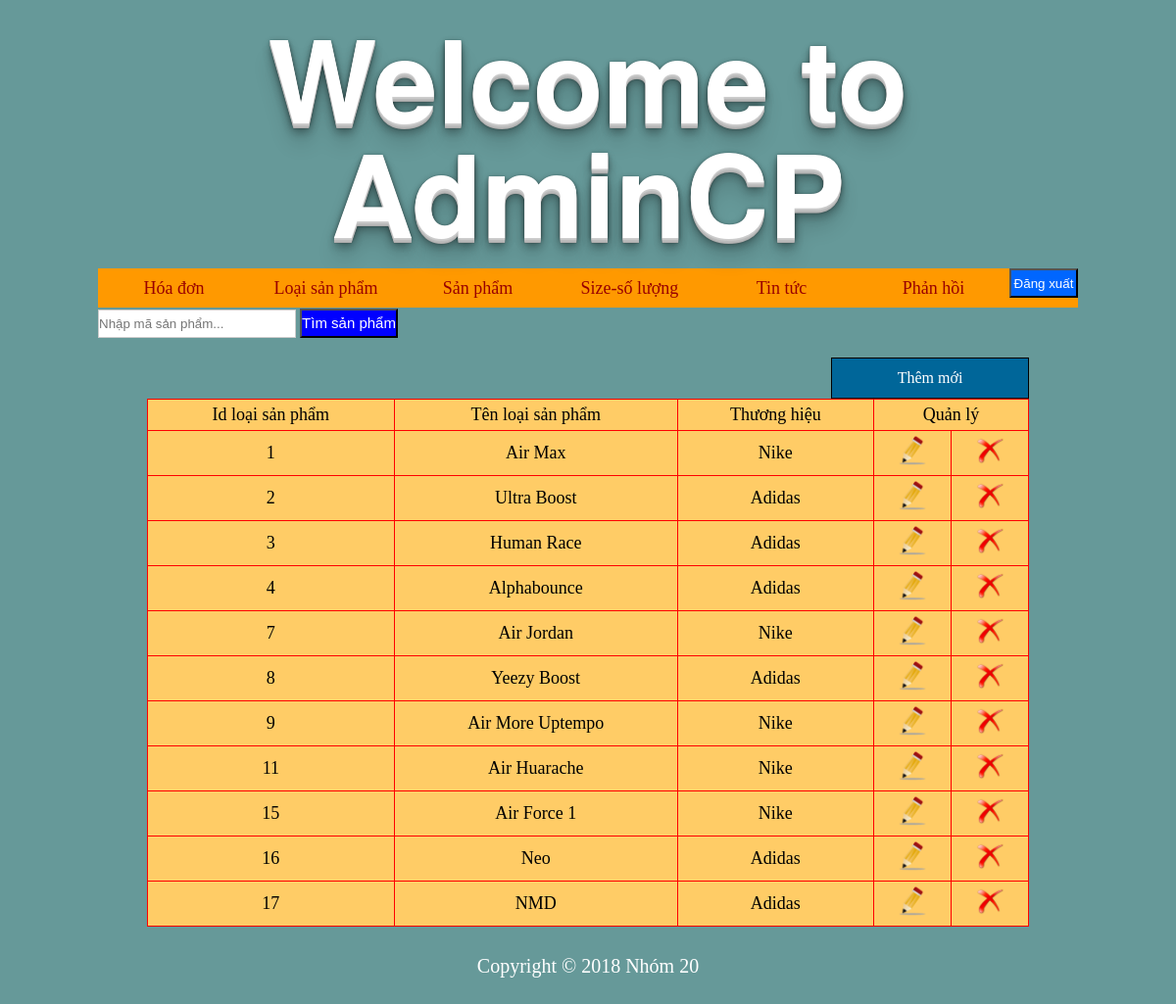
/admincp/index.php?quanly=loaisp&ac=lietke (signed in), run on the app's committed database.
### tables this page shows
CREATE TABLE `loaisp` (
  `idloaisp` int(11) NOT NULL,
  `tenloaisp` varchar(255) NOT NULL,
  `idthuonghieu` tinyint(1) NOT NULL COMMENT '0:Adidas - 1:Nike'
);

CREATE TABLE `thuonghieu` (
  `idthuonghieu` tinyint(1) NOT NULL,
  `tenthuonghieu` varchar(255) NOT NULL
);

### admincp/modules/quanlyloaisp/lietke.php (the view)
<?php
  $sql_lietke ="select * from loaisp,thuonghieu where loaisp.idthuonghieu=thuonghieu.idthuonghieu order by idloaisp asc ";
  $row_lietke =mysqli_query($conn,$sql_lietke);
?>
<div class ="button_them">
  <a href ="index.php?quanly=loaisp&ac=them">Thêm mới</a>
</div>
<table width="100%" border="1">
  <tr>
    <td>Id loại sản phẩm</td>
    <td>Tên loại sản phẩm</td>
    <td>Thương hiệu</td>
    <td colspan="2">Quản lý</td>
  </tr>
  <?php
  while($dong=mysqli_fetch_array($row_lietke)){
  ?>
  <tr>
    <td><?php echo $dong['idloaisp'];?></td>
    <td><?php echo $dong['tenloaisp'] ?></td>
    <td><?php echo $dong['tenthuonghieu'] ?></td>
    <td>
      <a href="index.php?quanly=loaisp&ac=sua&id=<?php echo $dong['idloaisp'] ?>">
        <center><img src="../Images/edit.png" width="30" height="30" /></center>
      </a>
    </td>
    <td>
      <a href="modules/quanlyloaisp/xuly.php?id=<?php echo $dong['idloaisp'] ?>">
        <center><img src="../Images/delete.png" width="30" height="30" /></center>
      </a>
    </td>
  </tr>
  <?php
  }
  ?>
</table>

### admincp/index.php (shortened to what this page needs)
<!DOCTYPE html>
<html>
    <head lang="vi">
        <link rel="stylesheet" type="text/css" href="style/admincp.css" />
    </head>
    <body>
        <?php
        include('modules/header.php');
        ?>
        <div class="wrapper">
            <?php
            include('modules/menu.php');
            include('modules/content.php');
            include('modules/footer.php');
            ?>
        </div>
    </body>
</html>

### admincp/modules/header.php
<div class="header">
    <h3>Welcome to AdminCP</h3>
</div>

### admincp/modules/menu.php (shortened to what this page needs)
<div class="menu">
    <ul>
        <li><a href="index.php?quanly=hoadon&ac=lietke">Hóa đơn</a></li>
        <li><a href="index.php?quanly=loaisp&ac=lietke">Loại sản phẩm</a></li>
        <li><a href="index.php?quanly=sanpham&ac=lietke">Sản phẩm</a></li>
        <li><a href="index.php?quanly=size_soluong&ac=lietke">Size-số lượng</a></li>
        <li><a href="index.php?quanly=tintuc&ac=lietke">Tin tức</a></li>
        <li><a href="index.php?quanly=phanhoi&ac=lietke">Phản hồi</a></li>
        <form action="" method="post" enctype="multipart/form-data">
            <input type="submit" name="logout" value="Đăng xuất" style="background:#06F;color:#fff;width:70px;height:30px;"/>
        </form>
    </ul>
</div>
<form action="index.php?quanly=timkiem&ac=sp" method="post" enctype="multipart/form-data">
    <p>
        <input type="text" name="masp" placeholder="Nhập mã sản phẩm..." id="timkiem" required="required" />
        <input type="submit" id="button_timkiem" name="timkiem" value="Tìm sản phẩm" />
    </p>
</form>

### admincp/modules/content.php (shortened to what this page needs)
<div class="content">
    <div class="box_contains">
        <?php
        if (isset($_GET['quanly']) && $_GET['ac']) {
            $tam = $_GET['quanly'];
            $tam1 = $_GET['ac'];
        } else {
            $tam = '';
        }
        if (($tam == 'loaisp') && ($tam1 == 'lietke')) {
            include('modules/quanlyloaisp/lietke.php');
        } elseif (($tam == 'loaisp') && ($tam1 == 'sua')) {
            include('modules/quanlyloaisp/sua.php');
        } elseif (($tam == 'loaisp') && ($tam1 == 'them')) {
            include('modules/quanlyloaisp/them.php');
        } elseif (($tam == 'size_soluong') && ($tam1 == 'lietke')) {
            include('modules/quanlysize_soluong/lietke.php');
        } elseif (($tam == 'size_soluong') && ($tam1 == 'sua')) {
            include('modules/quanlysize_soluong/sua.php');
        } elseif (($tam == 'size_soluong') && ($tam1 == 'them')) {
            include('modules/quanlysize_soluong/them.php');
        } elseif (($tam == 'sanpham') && ($tam1 == 'them')) {
            include('modules/quanlysanpham/them.php');
        } elseif (($tam == 'sanpham') && ($tam1 == 'lietke')) {
            include('modules/quanlysanpham/lietke.php');
        } elseif (($tam == 'sanpham') && ($tam1 == 'sua')) {
            include('modules/quanlysanpham/sua.php');
        } elseif (($tam == 'tintuc') && ($tam1 == 'them')) {
            include('modules/quanlytintuc/them.php');
        } elseif (($tam == 'tintuc') && ($tam1 == 'lietke')) {
            include('modules/quanlytintuc/lietke.php');
        } elseif (($tam == 'tintuc') && ($tam1 == 'sua')) {
            include('modules/quanlytintuc/sua.php');
        } elseif (($tam == 'hoadon') && ($tam1 == 'lietke')) {
            include('modules/quanlyhoadon/lietke.php');
        } elseif (($tam == 'hoadon') && ($tam1 == 'sua')) {
            include('modules/quanlyhoadon/sua.php');
        } elseif (($tam == 'gallery') && ($tam1 == 'them')) {
            include('modules/gallery/them.php');
        } elseif (($tam == 'gallery') && ($tam1 == 'lietke')) {
            include('modules/gallery/lietke.php');
        } elseif (($tam == 'gallery') && ($tam1 == 'sua')) {
            include('modules/gallery/sua.php');
        } elseif (($tam == 'phanhoi') && ($tam1 == 'lietke')) {
            include('modules/quanlyphanhoi/lietke.php');
        } elseif (($tam == 'timkiem') && ($tam1 == 'sp')) {
            include('modules/timkiem/timkiem.php');
        } else {
            include('modules/quanlysanpham/lietke.php');
        }
        ?>
    </div>
</div>

### admincp/modules/footer.php
<div class="footer">
    Copyright © 2018 Nhóm 20
</div>

### admincp/style/admincp.css (style rules this page uses)
body { background:#669999; }
* { padding:0; margin:0; }
table { border-collapse:collapse; width:100%; background-color:#FC6; border:1px solid #F00; }
table tr td { color:#000; font-size:18px; text-align: center; padding:5px; }
input { width:100%; height:20px; }
.wrapper { width:1000px; height:auto; margin:auto; }
.header { width: auto; text-align: center; color: white; font: bold 100px/1 "Helvetica Neue", Helvetica, Arial, sans-serif; text-shadow: 0 1px 0 #ccc, 0 2px 0 #c9c9c9, 0 3px 0 #bbb, 0 4px 0 #b9b9b9, 0 5px 0 #aaa, 0 6px 1px rgba(0,0,0,.1), 0 0 5px rgba(0,0,0,.1), 0 1px 3px rgba(0,0,0,.3), 0 3px 5px rgba(0,0,0,.2), 0 5px 10px rgba(0,0,0,.25), 0 10px 10px rgba(0,0,0,.2), 0 20px 20px rgba(0,0,0,.15); margin: 20px 60px; }
.menu { width:100%; height:40px; margin-top:2px; background:#F90; }
.menu ul { width:100%; height: 40px; list-style:none; }
.menu ul li { width:155px; text-align:center; float:left; line-height:40px; }
.menu ul li a { display:block; color:#900; text-decoration:none; font-size:18px; }
.content { width:100%; height:auto; margin-top:20px; }
.box_contains { width:90%; height:auto; margin:auto; }
.button_them { width:200px; height:40px; border:1px solid #000; text-align:center; background:#069; line-height:40px; color:#fff; float:right; }
.button_them a { color:#fff; display:block; text-decoration:none; }
#timkiem { width:200px; height:27px; border:1px solid #CCC; margin-top:2px; }
#button_timkiem { width:100px; height:30px; background:blue; color:#fff; font-size:15px; }
.footer { width:100%; text-align:center; line-height:80px; font-size:20px; color:#fff; }

### data on the page
loaisp: idloaisp "1", tenloaisp "Air Max", idthuonghieu.tenthuonghieu "Nike"
loaisp: idloaisp "2", tenloaisp "Ultra Boost", idthuonghieu.tenthuonghieu "Adidas"
loaisp: idloaisp "3", tenloaisp "Human Race", idthuonghieu.tenthuonghieu "Adidas"
loaisp: idloaisp "4", tenloaisp "Alphabounce", idthuonghieu.tenthuonghieu "Adidas"
loaisp: idloaisp "7", tenloaisp "Air Jordan", idthuonghieu.tenthuonghieu "Nike"
loaisp: idloaisp "8", tenloaisp "Yeezy Boost", idthuonghieu.tenthuonghieu "Adidas"
loaisp: idloaisp "9", tenloaisp "Air More Uptempo", idthuonghieu.tenthuonghieu "Nike"
loaisp: idloaisp "11", tenloaisp "Air Huarache", idthuonghieu.tenthuonghieu "Nike"
loaisp: idloaisp "15", tenloaisp "Air Force 1", idthuonghieu.tenthuonghieu "Nike"
loaisp: idloaisp "16", tenloaisp "Neo", idthuonghieu.tenthuonghieu "Adidas"
loaisp: idloaisp "17", tenloaisp "NMD", idthuonghieu.tenthuonghieu "Adidas"
